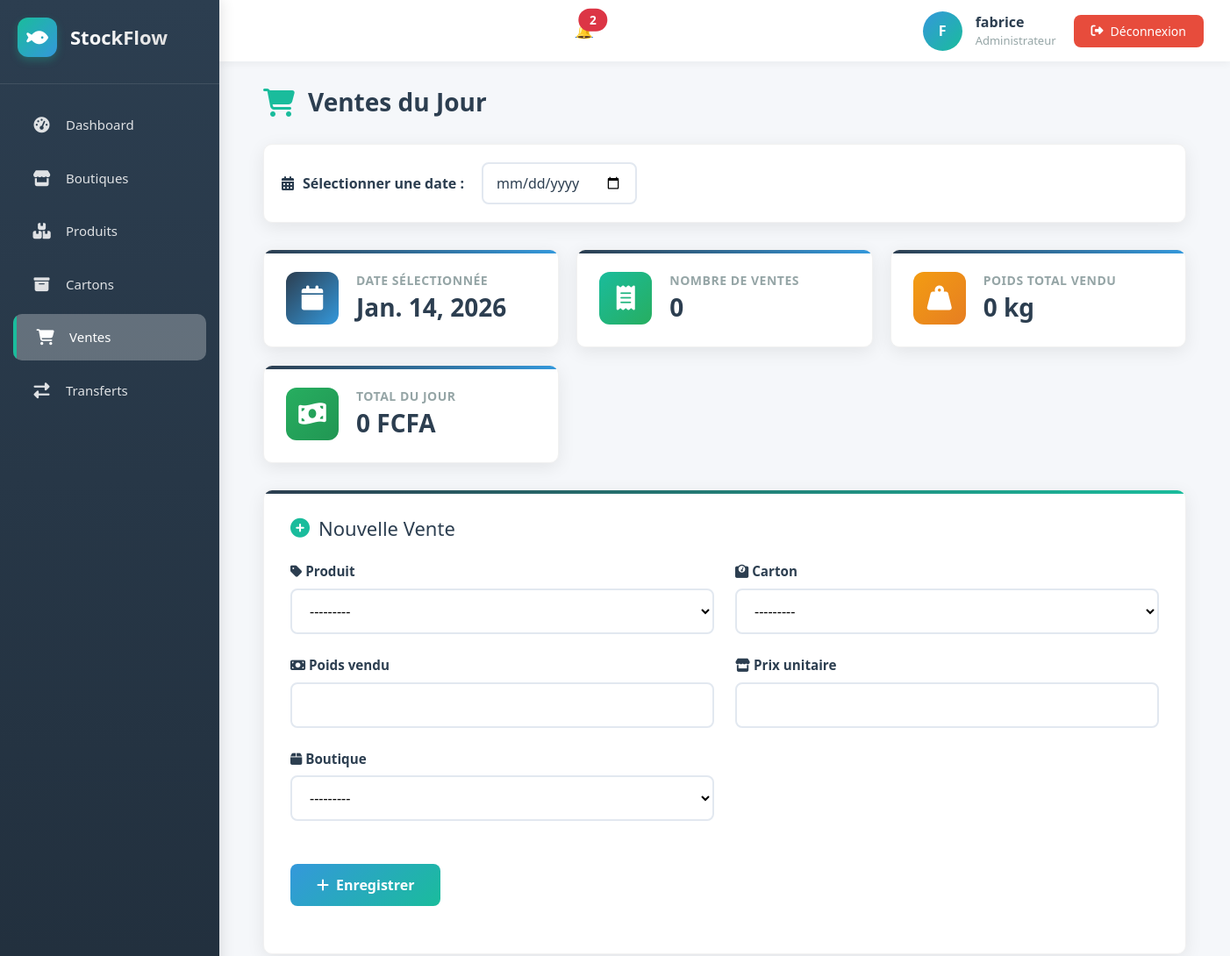
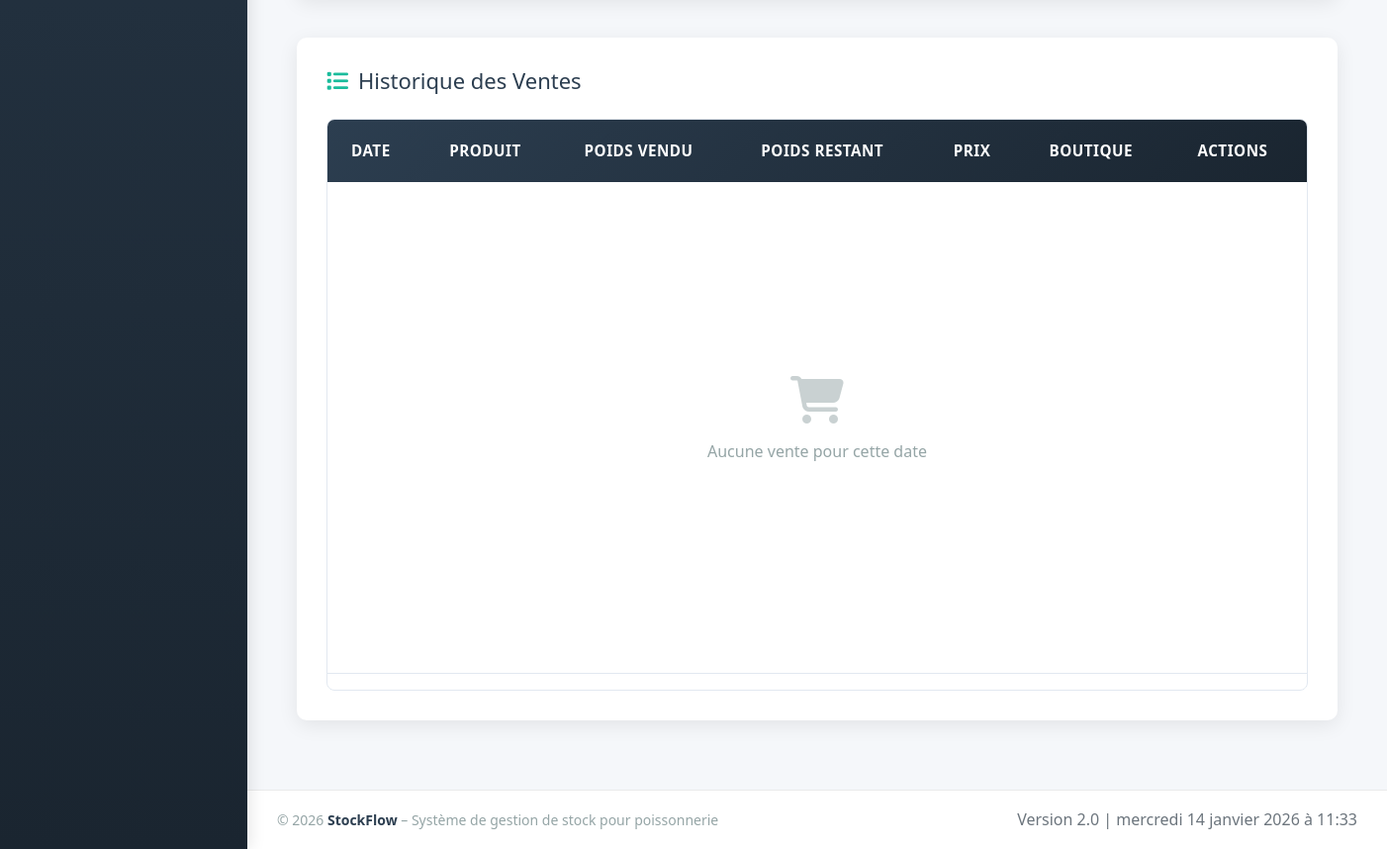
Before: /ventes/ (signed in) with the older database file (2 pictures, top to bottom).
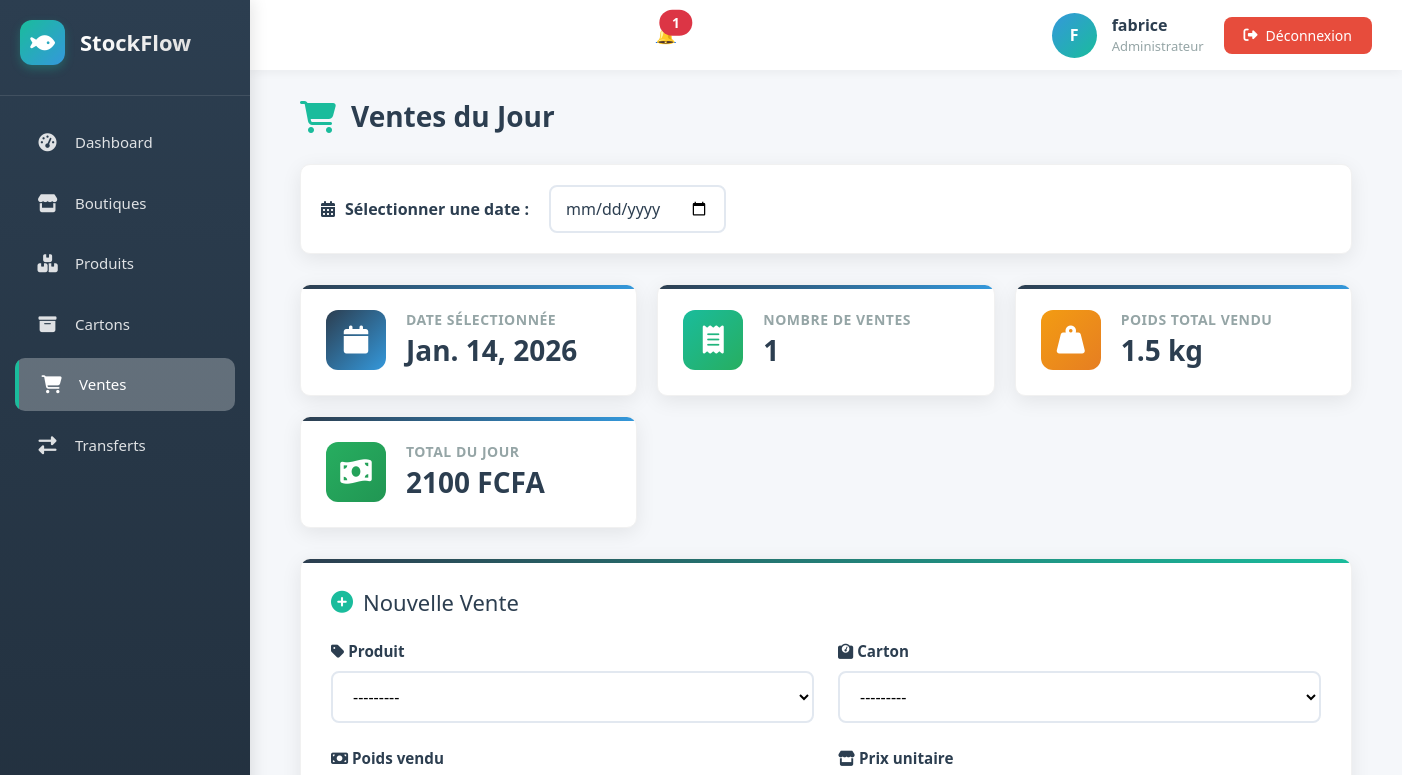
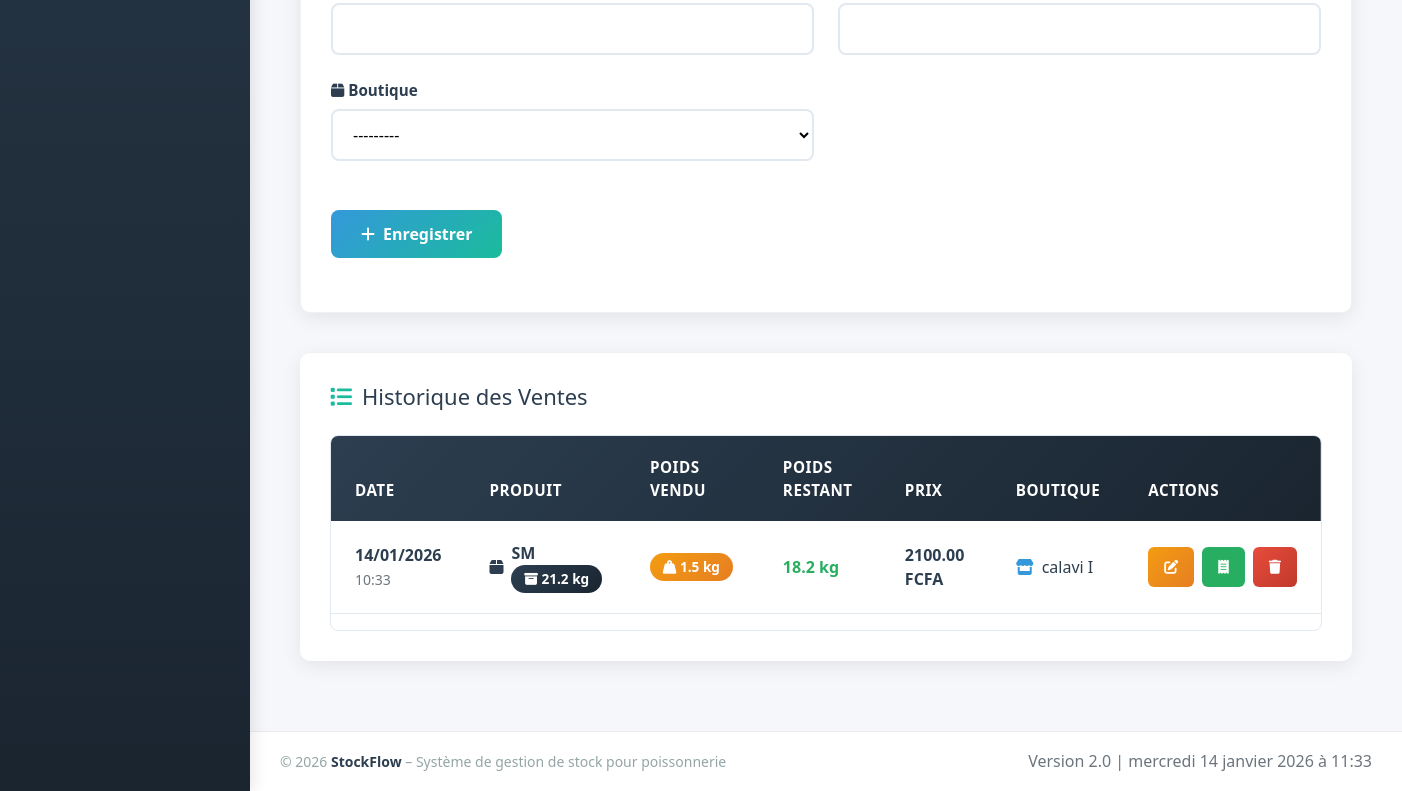
After: the same page with the newer database file (2 pictures, top to bottom).
### stock/models/vente.py (models this page shows, shortened)
class Vente(models.Model):
    produit = models.ForeignKey(
        Produit,
        on_delete=models.CASCADE,
        related_name="ventes"
    )
    carton = models.ForeignKey(
        Carton,
        on_delete=models.CASCADE,
        related_name="ventes"
    )
    poids_vendu = models.FloatField()
    prix_unitaire = models.DecimalField(
        max_digits=10,
        decimal_places=2
    )
    boutique = models.ForeignKey(
        Boutique,
        on_delete=models.CASCADE,
        related_name="ventes"
    )
    date_vente = models.DateTimeField(auto_now_add=True)

### stock/models/produit.py (models this page shows)
class Produit(models.Model):
    nom = models.CharField(max_length=100)
    prix_kg = models.DecimalField(
        max_digits=10,
        decimal_places=2
    )
    categorie = models.ForeignKey(
        Categorie,
        on_delete=models.SET_NULL,
        null=True,
        blank=True,
        related_name="produits"
    )
    seuil_min_cartons = models.PositiveIntegerField(default=5)
    def __str__(self):
        return self.nom

### stock/models/carton.py (models this page shows, shortened)
class Carton(models.Model):
    produit = models.ForeignKey(Produit, on_delete=models.CASCADE)
    poids_initial = models.FloatField()
    poids_restant = models.FloatField()
    boutique = models.ForeignKey(
        Boutique,
        on_delete=models.CASCADE,
        related_name="cartons"
    )
    date_entree = models.DateField(auto_now_add=True)
    def __str__(self):
        return f"{self.produit} - {self.poids_restant} kg restant"

### stock/models/boutique.py (models this page shows)
class Boutique(models.Model):
    nom = models.CharField(max_length=100)
    def __str__(self):
     return self.nom

### stock/views.py (the view)
# urls.py: path("ventes/", views.ventes, name="ventes"),
@login_required
def ventes(request):
    selected_date = request.GET.get("date")
    if selected_date:
        ventes = Vente.objects.filter(date_vente__date=selected_date)
    else:
        selected_date = date.today()
        ventes = Vente.objects.filter(date_vente__date=selected_date)
    total_ventes = ventes.count()
    total_poids = ventes.aggregate(total=Sum("poids_vendu"))["total"] or 0
    total_montant = ventes.aggregate(total=Sum("prix_unitaire"))["total"] or 0
    if request.method == "POST":
        form = VenteUpdateForm(request.POST)
        if form.is_valid():
            vente = form.save(commit=False)
            carton = vente.carton
            if vente.poids_vendu > carton.poids_restant:
                messages.error(request, "Stock insuffisant")
            else:
                with transaction.atomic():
                    carton.poids_restant -= vente.poids_vendu
                    carton.save()
                    vente.save()
                    verifier_stock_faible(carton.produit, carton.boutique)
                messages.success(request, "Vente enregistrée")
                return redirect("ventes")
    else:
        form = VenteUpdateForm()
    context = {
        "form": form,
        "ventes": ventes,
        "selected_date": selected_date,
        "total_ventes": total_ventes,
        "total_poids": total_poids,
        "total_montant": total_montant,
    }
    return render(request, "Ventes/ventes.html", context)

### stock/forms.py
class VenteUpdateForm(forms.ModelForm):
    class Meta:
        model = Vente
        fields = ["produit", "carton", "poids_vendu", "prix_unitaire", "boutique"]

### stock/context_processors.py (called while the page is built)
def notifications_non_lues(request):
    if request.user.is_authenticated:
        return {
            "nb_notifications": Notification.objects.filter(
                lu=False,
                active=True
            ).count()
        }
    return {}

### stock/templates/Ventes/ventes.html (shortened to what the changed rows need)
{% extends 'Base/base.html' %}
{% block content %}
<div class="main-content">
    <div class="container">
        <div class="page-header">
            <h1 class="page-title">
                <i class="fas fa-shopping-cart"></i>
                Ventes du Jour
            </h1>
        </div>
        <div class="stats-cards">
            <div class="stat-card">
                <div class="stat-content">
                    <h3>Nombre de ventes</h3>
                    <div class="value">{{ total_ventes }}</div>
                </div>
            </div>
            <div class="stat-card">
                <div class="stat-content">
                    <h3>Poids total vendu</h3>
                    <div class="value">{{ total_poids }} kg</div>
                </div>
            </div>
            <div class="stat-card">
                <div class="stat-content">
                    <h3>Total du jour</h3>
                    <div class="value">{{ total_montant }} FCFA</div>
                </div>
            </div>
        </div>
        <div class="form-card">
            <h2>
                <i class="fas fa-plus-circle"></i>
                Nouvelle Vente
            </h2>
            <form method="post">
                <div class="row">
                    {% for field in form %}
                    <div class="col-md-6 form-group">
                        <label for="{{ field.id_for_label }}">
                            <i class="fas fa-{% cycle 'tag' 'weight' 'money-bill' 'store' 'box' %}"></i>
                            {{ field.label }}
                        </label>
                        {{ field }}
                    </div>
                    {% endfor %}
                </div>
            </form>
        </div>
        <div class="table-card">
            <h2>
                <i class="fas fa-list"></i>
                Historique des Ventes
            </h2>
            <div class="table-container">
                <table class="table">
                    <thead>
                        <tr>
                            <th>Date</th>
                            <th>Produit</th>
                            <th>Poids vendu</th>
                            <th>Poids restant</th>
                            <th>Prix</th>
                            <th>Boutique</th>
                            <th>Actions</th>
                        </tr>
                    </thead>
                    <tbody>
                    {% for v in ventes %}
                        <tr>
                            <td>
                                <div class="fw-bold">{{ v.date_vente|date:"d/m/Y" }}</div>
                                <small class="text-muted">{{ v.date_vente|date:"H:i" }}</small>
                            </td>
                            <td>
                                <div class="d-flex align-items-center gap-2">
                                    <i class="fas fa-box" style="color: var(--primary);"></i>
                                    <div>
                                        <div class="fw-bold">{{ v.produit.nom }}</div>
                                        <small class="badge badge-dark">
                                            <i class="fas fa-archive"></i> {{ v.carton.poids_initial }} kg
                                        </small>
                                    </div>
                                </div>
                            </td>
                            <td>
                                <span class="badge badge-warning">
                                    <i class="fas fa-weight-hanging"></i>
                                    {{ v.poids_vendu }} kg
                                </span>
                            </td>
                            <td>
                                <span class="fw-bold" style="color: var(--success);">{{ v.carton.poids_restant }} kg</span>
                            </td>
                            <td>
                                <span class="fw-bold" style="color: var(--primary);">{{ v.prix_unitaire }} FCFA</span>
                            </td>
                            <td>
                                <div class="d-flex align-items-center gap-2">
                                    <i class="fas fa-store" style="color: var(--secondary);"></i>
                                    <span>{{ v.boutique.nom }}</span>
                                </div>
                            </td>
                            <td>
                                <div class="action-buttons">
                                    <button class="btn-action btn-edit"
                                        onclick="openEditModal(
                                            '{{ v.id }}',
                                            '{{ v.produit.id }}',
                                            '{{ v.produit.nom|escapejs }}',
                                            '{{ v.carton.id }}',
                                            '{{ v.carton|escapejs }}',
                                            '{{ v.poids_vendu }}',
                                            '{{ v.prix_unitaire }}',
                                            '{{ v.boutique.id }}',
                                            '{{ v.boutique.nom|escapejs }}'
                                        )">
                                        <i class="fas fa-edit"></i>
                                    </button>
                                    <button class="btn-action btn-receipt"
                                        onclick="openReceiptModal('{{v.date_vente|date:"d/m/Y H:i" }}',' {{ v.produit.nom }} ',' {{ v.poids_vendu }}',' {{ v.prix_unitaire }}',' {{ v.boutique.nom }}')" >
                                        <i class="fas fa-receipt"></i>
                                    </button>
                                    <button class="btn-action btn-delete"
                                        onclick="openDeleteModal('{{v.id}}')">
                                        <i class="fas fa-trash"></i>
                                    </button>
                                </div>
                            </td>
                        </tr>
                    {% empty %}
                        <tr>
                            <td colspan="7" class="text-center py-5">
                                <div class="empty-state">
                                    <i class="fas fa-shopping-cart"></i>
                                    <p>Aucune vente pour cette date</p>
                                </div>
                            </td>
                        </tr>
                    {% endfor %}
                    </tbody>
                </table>
            </div>
        </div>
    </div>
</div>
{% endblock %}

### stock/templates/Base/base.html (shortened to what the changed rows need)
<!DOCTYPE html>
<html lang="fr">
<head>
    {% load static %}
    <link rel="stylesheet" href="https://cdnjs.cloudflare.com/ajax/libs/font-awesome/6.4.0/css/all.min.css">
    <link rel="stylesheet" href="https://cdn.jsdelivr.net/npm/bootstrap-icons@1.10.0/font/bootstrap-icons.css">
    <link href="https://cdn.jsdelivr.net/npm/bootstrap@5.0.2/dist/css/bootstrap.min.css" rel="stylesheet">
</head>
<body  >
    <div class="main-wrapper">
        <div class="content-wrapper">
            <header class="top-header">
 <a href="{% url 'notifications' %}" class="position-relative">
    🔔
    {% if nb_notifications > 0 %}
        <span class="badge bg-danger position-absolute top-0 start-100 translate-middle">
            {{ nb_notifications }}
        </span>
    {% endif %}
</a>
            </header>
            {% block content %}
            {% endblock %}
        </div>
    </div>
</body>
</html>

Changed rows visible on the page:
added Vente: date_vente "14/01/2026", date_vente "10:33", produit.nom "SM", carton.poids_initial "21.2", poids_vendu "1.5", carton.poids_restant "18.2", prix_unitaire "2100.00", boutique.nom "calavi I"
Other visible differences:
{{ nb_notifications }}: "2" → "1"
{{ total_ventes }}: "0" → "1"
{{ total_poids }}: "0" → "1.5"
{{ total_montant }}: "0" → "2100"
text no longer shown: "Aucune vente pour cette date"
